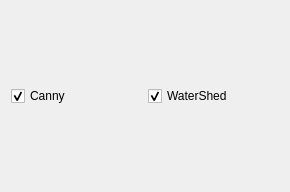
<?xml version="1.0" encoding="UTF-8"?>
<ui version="4.0">
 <class>SegWidget</class>
 <widget class="QWidget" name="SegWidget">
  <property name="geometry">
   <rect>
    <x>0</x>
    <y>0</y>
    <width>290</width>
    <height>192</height>
   </rect>
  </property>
  <property name="windowTitle">
   <string>Form</string>
  </property>
  <layout class="QGridLayout" name="gridLayout">
   <item row="0" column="0">
    <widget class="QCheckBox" name="checkBox_Canny">
     <property name="text">
      <string>Canny</string>
     </property>
     <property name="checked">
      <bool>true</bool>
     </property>
    </widget>
   </item>
   <item row="0" column="1">
    <widget class="QCheckBox" name="checkBox_Water">
     <property name="text">
      <string>WaterShed</string>
     </property>
     <property name="checked">
      <bool>true</bool>
     </property>
    </widget>
   </item>
  </layout>
 </widget>
 <resources/>
 <connections/>
</ui>
